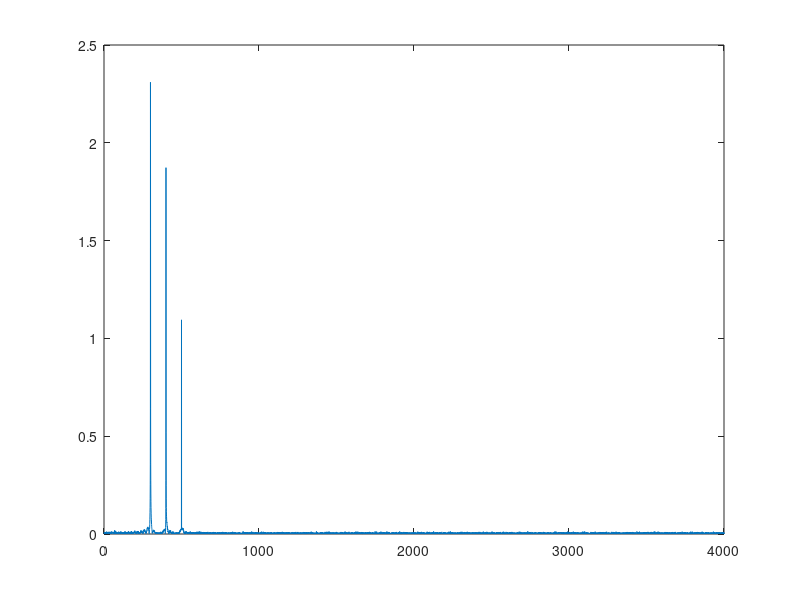

This figure's MATLAB source:
fs = 8000;  %sample rate 8khz
Ts = 1/fs;


l = 2*fs;   %number of samples 2*fs = 2s

t = (0:l-1)*Ts;   %timebase

f1 = 300;
f2 = 400;

f3 = 500;


A1 = 3;
A2 = 2;
A3 = 1.1;

% generate the signal

signal = A1*sin(2*pi*f1*t) ...
    + A2*sin(2*pi*f2*t) ...
    + A3*sin(2*pi*f3*t);


signal = awgn(signal,10);   % add noise

%stem(t,signal);

nfft = 2^nextpow2(l);
y = fft(signal, nfft) / l;
f = fs/2*linspace(0,1,nfft/2+1);

plot(f,2*abs(y(1:nfft/2+1)));

